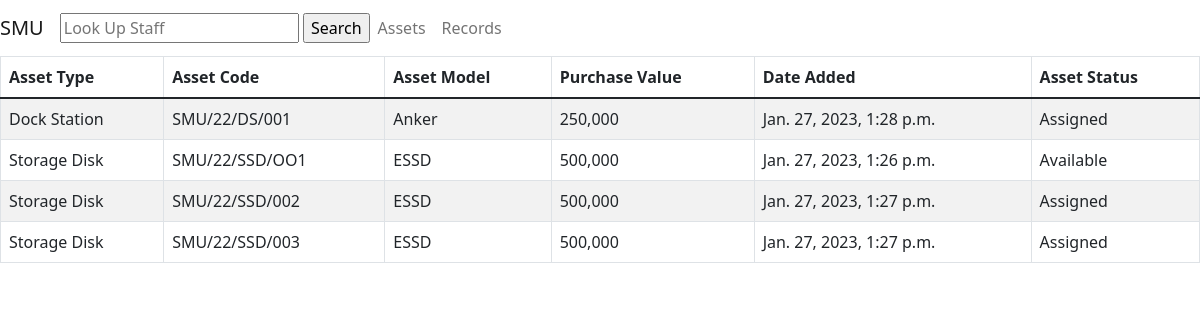
/users/assets/, run on an earlier commit of the app's database.
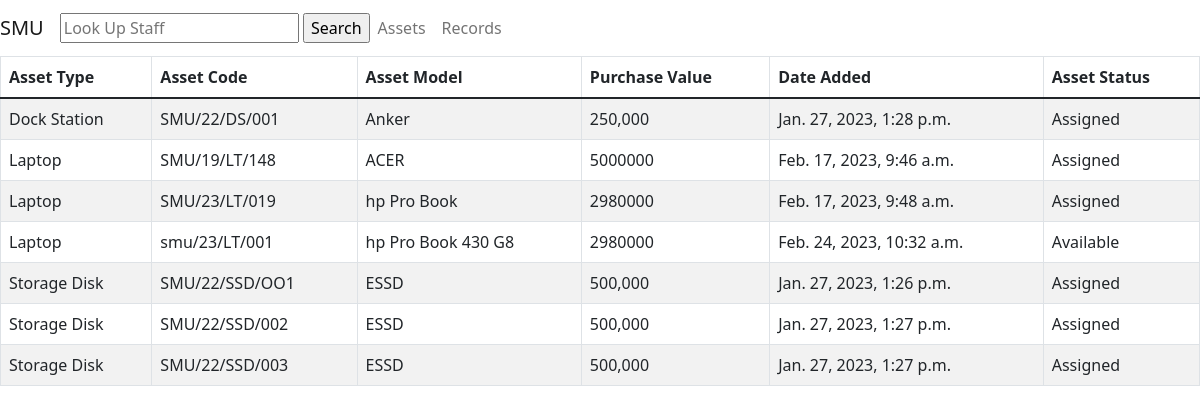
And on a later commit of the database.
### assets/models.py (models this page shows, shortened)
class Asset(models.Model):
    asset_type = models.CharField(max_length=100)
    asset_code = models.CharField(max_length=100, help_text="Enter Number engraved on the Asset")
    asset_model = models.CharField(max_length=100)
    purchase_value = models.CharField(max_length=200, default='0')
    date_added = models.DateTimeField(default=timezone.now)
    ASSET_STATUS = (
        ('a', 'Available'),
        ('n', 'Needs Maintenance'),
        ('d', 'Discontinued'),
        ('r', 'Reserved'),
        ('x', 'Assigned'),
    )
    status = models.CharField(max_length=2, choices=ASSET_STATUS, blank=True, default = 'a', help_text='Asset Availability',)
    class Meta:
        ordering = ('asset_type','date_added')

### users/views.py (the view)
# urls.py: path("assets/", include("assets.urls")),
def assets(request):
    assets = Asset.objects.all()
    return render(request, 'assets.html', {'assets': assets})

### users/templates/assets.html (shortened to what this page needs)
<!DOCTYPE html>
<html lang="en">
  <head>
    <link href="https://cdn.jsdelivr.net/npm/bootstrap@5.1.3/dist/css/bootstrap.min.css" rel="stylesheet">
  </head>
  <body>
    <nav class="navbar navbar-expand-lg navbar-light bg-lime-green">
    <a class="navbar-brand" href="{% url 'dashboard' %}">SMU</a>
    <form action="{% url 'search_records' %}" method="get">
      <input type="text" name="assigned_to" placeholder="Look Up Staff">
      <input type="submit" value="Search">
    </form>
    <ul class="navbar-nav ml-auto">
      <li class="nav-item">
        <a class="nav-link" href="{% url 'assets' %}">Assets</a>
      </li>
      <li class="nav-item">
        <a class="nav-link" href="{% url 'dashboard' %}">Records</a>
      </li>
    </ul>
  </nav>
    <table class="table table-striped table-bordered">
      <thead>
        <tr>
          <th>Asset Type</th>
          <th>Asset Code</th>
          <th>Asset Model</th>
          <th>Purchase Value</th>
          <th>Date Added</th>
          <th>Asset Status</th>
        </tr>
      </thead>
      <tbody>
        {% for asset in assets %}
        <tr>
          <td>{{ asset.asset_type }}</td>
          <td>{{ asset.asset_code }}</td>
          <td>{{ asset.asset_model}}</td>
          <td>{{ asset.purchase_value}}</td>
          <td>{{ asset.date_added}}</td>
          <td>{{ asset.get_status_display }}</td>
        </tr>
        {% endfor %}
      </tbody>
    </table>
  </body>
</html>

What changed in the data, as far as the page shows it:
added Asset: asset_type "Laptop", asset_code "SMU/19/LT/148", asset_model "ACER", purchase_value "5000000", date_added "Feb. 17, 2023, 9:46 a.m.", status "Assigned"
added Asset: asset_type "Laptop", asset_code "SMU/23/LT/019", asset_model "hp Pro Book", purchase_value "2980000", date_added "Feb. 17, 2023, 9:48 a.m.", status "Assigned"
added Asset: asset_type "Laptop", asset_code "smu/23/LT/001", asset_model "hp Pro Book 430 G8", purchase_value "2980000", date_added "Feb. 24, 2023, 10:32 a.m.", status "Available"
changed Asset "SMU/22/SSD/OO1": status "Available" → "Assigned"
